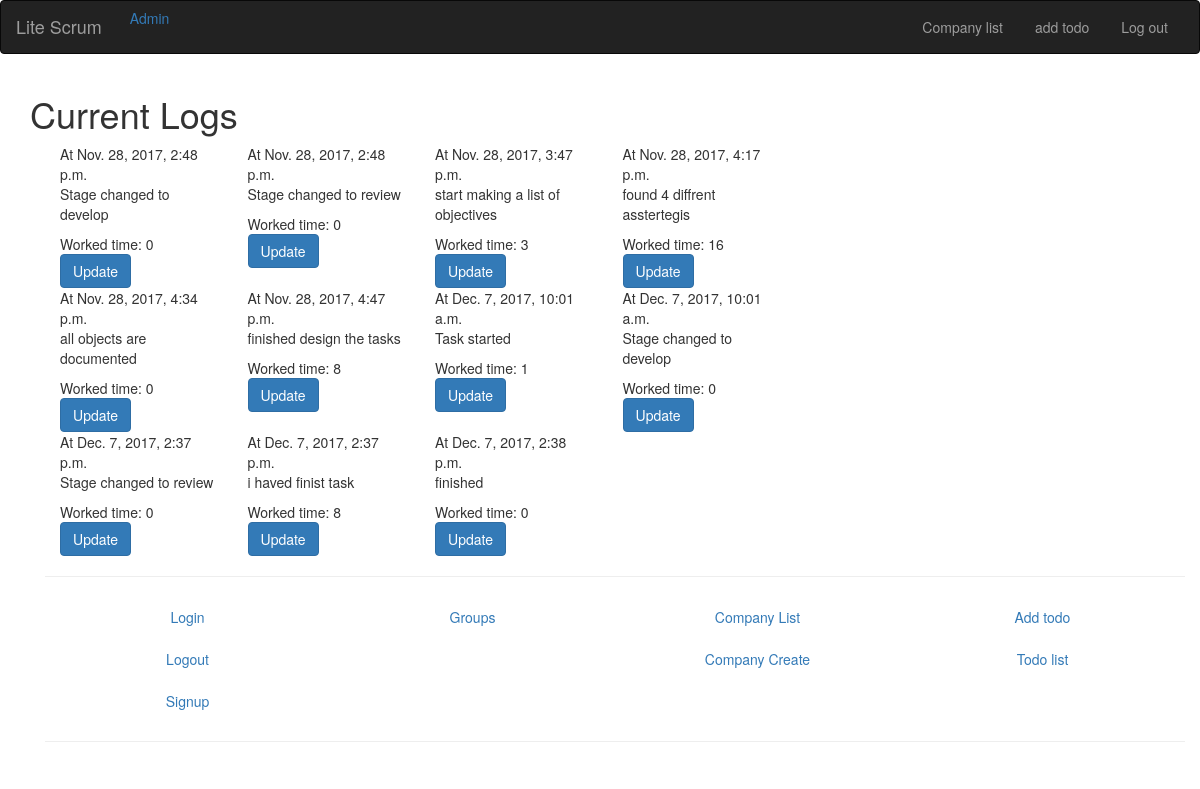
Screenshot of /log/ (signed in) with the database file from the repository.
### log/models.py (models this page shows, shortened)
class Log(models.Model):
    task = models.ForeignKey(TaskProperty, related_name="log4tasks")
    log = models.TextField()
    presentage_complete = models.IntegerField(
        validators=[MaxValueValidator(100), MinValueValidator(0)], verbose_name="%completed", default=0)
    time_spent = models.IntegerField(
        validators=[ MinValueValidator(0)], default=0, verbose_name="number of hours")
    update = models.DateTimeField(auto_now=True, auto_now_add=False)
    timestamp = models.DateTimeField(auto_now=False, auto_now_add=True)

### log/views.py (the view)
class LogListView(ListView):
    model = models.Log

### log/templates/log/log_list.html (shortened to what this page needs)
{% extends "log/log_base.html" %}
{% block cont %}
    <h1>Current Logs</h1>
    {% if user.is_authenticated %}
        <div class="col-md-8">
        <div class="list-group">
        {% for log in object_list %}
               {% include "log/_log.html" %}
        {% endfor %}
    {% endif %}
</div>
{% endblock %}

### log/templates/log/_log.html
<div class="col-xs-6 col-sm-3">
  <div class="card-header">
    At {{ log.timestamp }}
  </div>
    <div class="card-block">
<p class="card-text">
          {{ log.log }}
</p>
          Worked time: {{ log.time_spent }}
          <a href="{% url 'log:update'  pk=log.pk %}" class="btn btn-primary"> Update </a>
      </div>
</div>

### rows the page displays
Log: timestamp "Nov. 28, 2017, 2:48 p.m.", log "Stage changed to develop", time_spent "0"
Log: timestamp "Nov. 28, 2017, 2:48 p.m.", log "Stage changed to review", time_spent "0"
Log: timestamp "Nov. 28, 2017, 3:47 p.m.", log "start making a list of objectives", time_spent "3"
Log: timestamp "Nov. 28, 2017, 4:17 p.m.", log "found 4 diffrent asstertegis", time_spent "16"
Log: timestamp "Nov. 28, 2017, 4:34 p.m.", log "all objects are documented", time_spent "0"
Log: timestamp "Nov. 28, 2017, 4:47 p.m.", log "finished design the tasks", time_spent "8"
Log: timestamp "Dec. 7, 2017, 10:01 a.m.", log "Task started", time_spent "1"
Log: timestamp "Dec. 7, 2017, 10:01 a.m.", log "Stage changed to develop", time_spent "0"
Log: timestamp "Dec. 7, 2017, 2:37 p.m.", log "Stage changed to review", time_spent "0"
Log: timestamp "Dec. 7, 2017, 2:37 p.m.", log "i haved finist task", time_spent "8"
Log: timestamp "Dec. 7, 2017, 2:38 p.m.", log "finished", time_spent "0"
